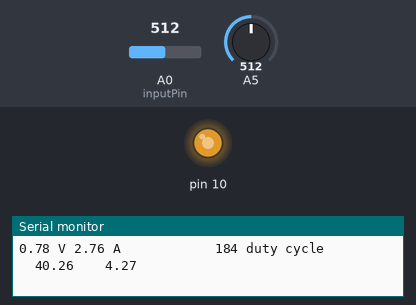
The sketch below on a simulated Arduino Uno, built with avr-gcc and run on an emulated ATmega328P. On the bench: output pins drawn as LEDs (lit = HIGH), the last lines printed to the serial monitor. The test bench sets the inputs (shaded band); at power-on: A0 (inputPin) = 512, A5 = 512.

Above: at 1.2 s.
1.3 s: A0 (inputPin) set to 306
At 1.46 s:
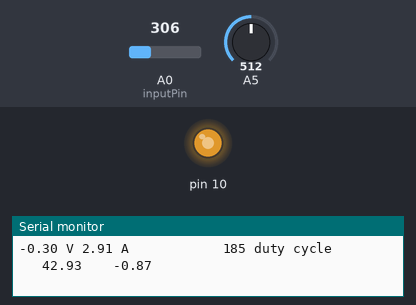
4.3 s: A5 set to 306
At 4.5 s:
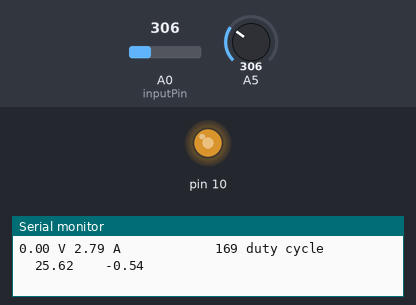
7.3 s: A5 set to 207
At 7.45 s:
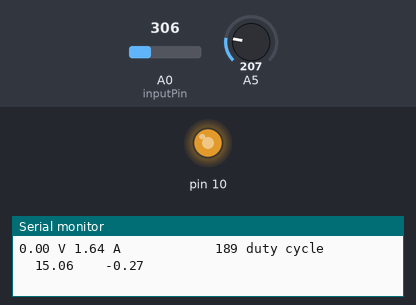
10.3 s: A5 set to 122
At 10.46 s:
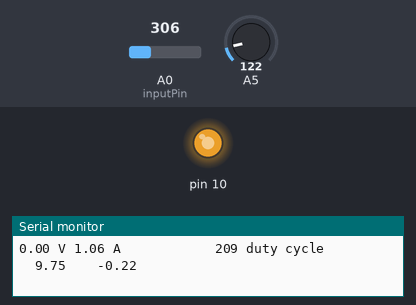
13.3 s: A0 (inputPin) set to 207
At 13.5 s:
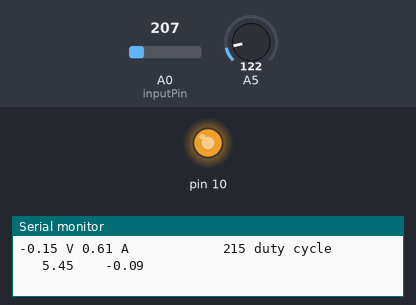
16.3 s: A0 (inputPin) set to 227
At 16.49 s:
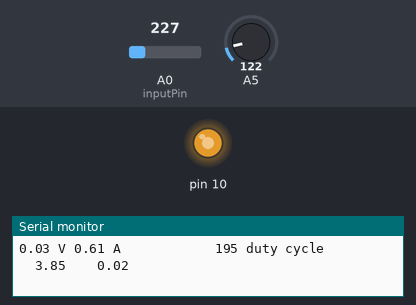
Timing chart, 0 to 19.3 s (numbered marks = the images above; inputs shaded):
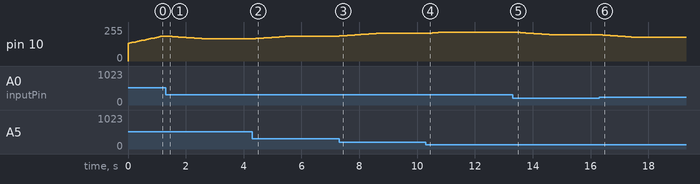

Measured:
- after the input at 1.3 s, pin 10: moves from 187/255 to 167/255 over 1.3 s, starting at once
- after the input at 4.3 s, pin 10: moves from 167/255 to 187/255 over 1.3 s, starting after 0.06 s
- after the input at 7.3 s, pin 10: moves from 187/255 to 207/255 over 1.3 s, starting at once
- after the input at 10.3 s, pin 10: moves from 207/255 to 217/255 over 0.60 s, starting at once
- after the input at 13.3 s, pin 10: moves from 217/255 to 197/255 over 1.3 s, starting after 0.06 s
- after the input at 16.3 s, pin 10: moves from 197/255 to 177/255 over 1.2 s, starting after 0.05 s

The sketch:

MPPT.ino
```cpp
const int numReadings = 20;

int readings[numReadings];      // the readings from the analog input
int readIndex = 0;              // the index of the current reading
int total = 0;                  // the running total
int average = 0;                // the average
int inputPin = A0;
int readingsv[numReadings];     // the readings from the analog input
int readIndexv= 0;              // the index of the current reading
int totalv = 0;                 // the running total
int averagev = 0;               // the average
int inputPinv = A0;
int duty = 127;
double v_old=0;
double i_old=0;
double p_old=0;
int dutylast= 3;
double highest = 0;
int count = 0;

void setup()
{
  TCCR1B = TCCR1B & B11111000 | B00000001; // set timer 1 divisor to 1 for PWM frequency of 31372.55 Hz
  //Set up pin 9 or 10 here for this to work
  pinMode(10, OUTPUT);
  pinMode(A0, INPUT);
  pinMode(A5, INPUT);
  Serial.begin(9600);
  for (int thisReading = 0; thisReading < numReadings; thisReading++) {
    readings[thisReading] = 0;
    readingsv[thisReading] = 0;
  }
}

void loop()
{
  //initializing values
  int voltn1 = 0;
  int ampn1 = 0;
  double i = 0;
  double v = 0;
  double p = 0;
  double current = 0;
  double factor = 5;
  double voltage = 0;
  double currentfactor = 0.00590;
  double power = 0;
  double d_v = 0;
  double d_i = 0;
  double d_p = 0;
  voltn1 = analogRead(A0);
  voltage = voltn1*(5.0/1045.0);
  voltage = voltage*factor;

  ampn1 = analogRead(A5);

  // subtract the last reading:
  total = total - readings[readIndex];
  // read from the sensor:
  readings[readIndex] = analogRead(A5);
  // add the reading to the total:
  total = total + readings[readIndex];
  // advance to the next position in the array:
  readIndex = readIndex + 1;

  // if we're at the end of the array...
  if (readIndex >= numReadings) {
    // ...wrap around to the beginning:
    readIndex = 0;
  }

  // calculate the average:
  average = total / numReadings;
  i = (average-18)*currentfactor;
  // send it to the computer as ASCII digits
  ----------------------------------------------------------
  voltn1 = analogRead(A0);
    // subtract the last reading:
  totalv = totalv - readingsv[readIndexv];
  // read from the sensor:
  readingsv[readIndexv] = analogRead(A0);
  // add the reading to the total:
  totalv = totalv + readingsv[readIndexv];
  // advance to the next position in the array:
  readIndexv = readIndexv + 1;

  // if we're at the end of the array...
  if (readIndexv >= numReadings) {
    // ...wrap around to the beginning:
    readIndexv = 0;
  }

  // calculate the average:
  averagev = totalv / numReadings;
  v = averagev*(5.0/1045.0)*6.27;
  // send it to the computer as ASCII digits
  p = v* i;
  d_v = v - v_old;
  d_i = i - i_old;
  d_p = p - p_old;

  if(d_p < 0){
    if(i + (d_i/d_v)*v<=0){
      duty +=1;
      dutylast = 1;
    }
    else{
      duty -=1;
      dutylast = -1;
    }
  }

  if(d_p>0){
  duty += dutylast;
  }

  if(duty<38){
    duty = 38;
  }

  if(duty >217){
  duty = 217;
  }
  analogWrite(10, duty);

  //printing information on serial monitor
  Serial.print(d_v);
  Serial.print(" V ");
  Serial.print(i);
  Serial.print(" A            ");
  Serial.print(duty);
  Serial.print(" duty cycle          ");
  Serial.print(p);
  Serial.print( "    ");
  Serial.println(d_p);

  i_old = i;
  v_old = v;
  p_old = p;
}
```
